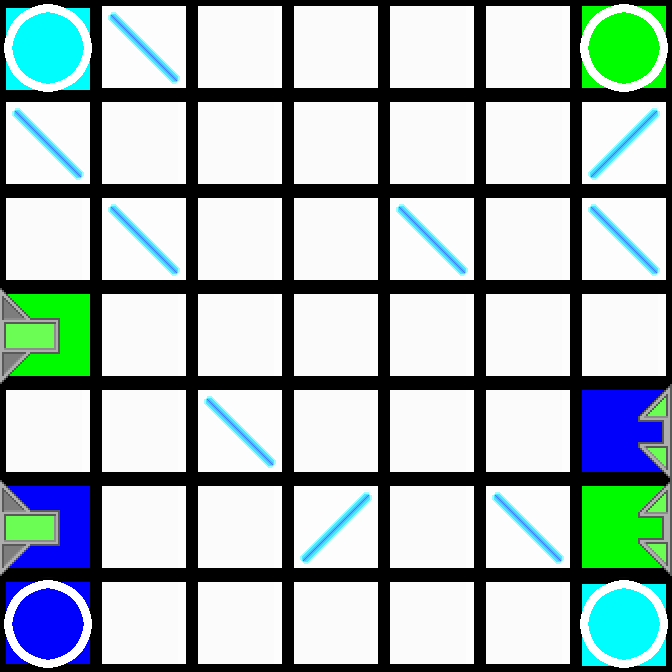

This game map was drawn from its Tiled (.tmx) file and the tilesets committed beside it. A one-line description and the full map source follow:
An orthogonal 7x7 tile map with 96x96 px tiles, 2 tile layers (Colors, Tiles).

<map version="1.0" orientation="orthogonal" renderorder="right-down" width="7" height="7" tilewidth="96" tileheight="96">
 <properties>
  <property name="AvailableColors" value="0, 0" />
  <property name="AvailableTiles" value="14, 14, 14, 13, 15, 12" />
 </properties>
 <tileset firstgid="1" source="../tiles.tsx" />
 <layer name="Colors" width="7" height="7">
  <data encoding="csv">
86,87,87,87,87,87,82,
87,87,87,87,87,87,87,
87,87,87,87,87,87,87,
82,87,87,87,87,87,87,
87,87,87,87,87,87,83,
83,87,87,87,87,87,82,
83,87,87,87,87,87,86
</data>
 </layer>
 <layer name="Tiles" width="7" height="7">
  <data encoding="csv">
29,3,1,1,1,1,29,
3,1,1,1,1,1,2,
1,3,1,1,3,1,3,
6,1,1,1,1,1,1,
1,1,3,1,1,1,12,
6,1,1,2,1,3,12,
29,1,1,1,1,1,29
</data>
 </layer>
</map>
